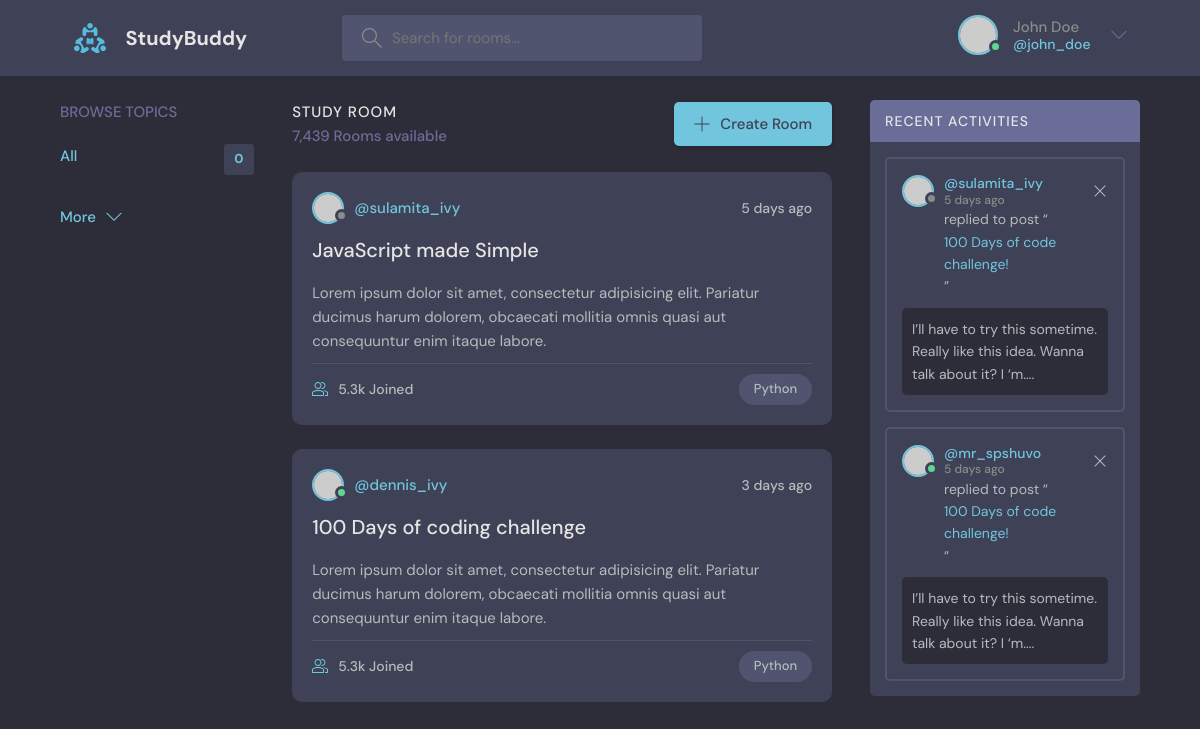
The app's page /, older data.
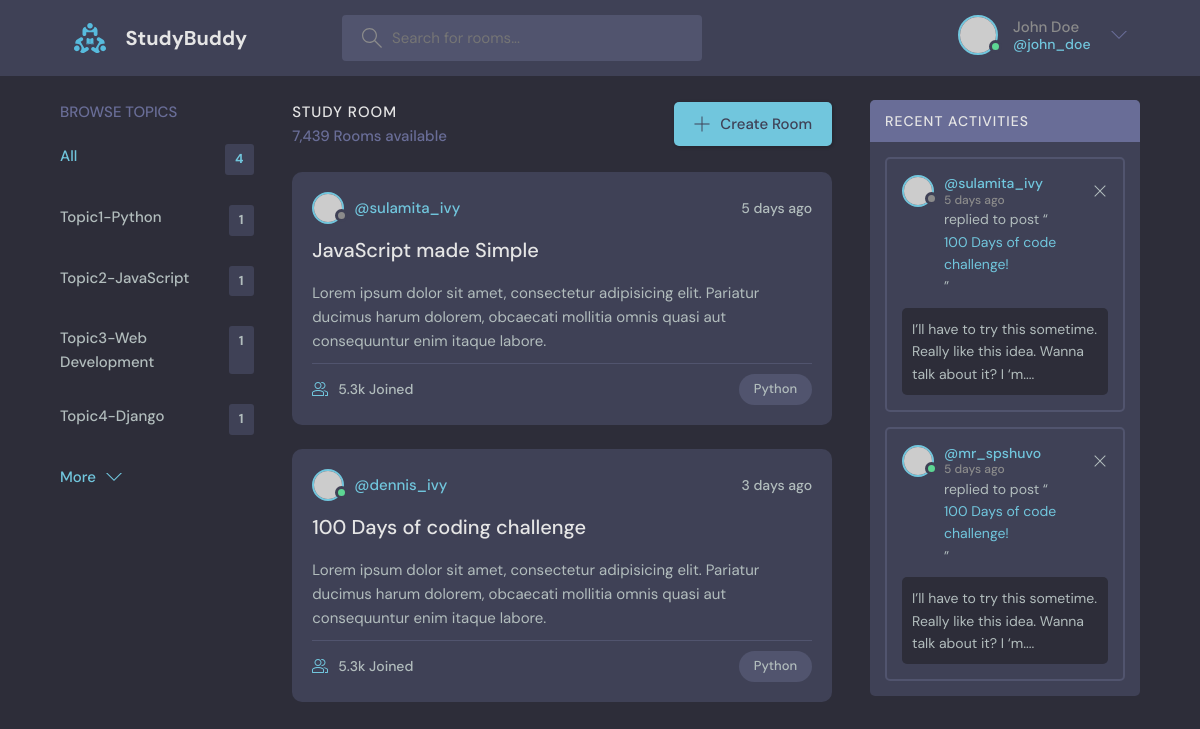
The same page, newer data.
### base/models.py (models this page shows, shortened)
class Topic(models.Model):
    name=models.CharField(max_length=200)

### base/views.py (the view)
# urls.py: path('',views.home,name='home')
def home(request):
    topics=Topic.objects.all()
    context={'topics':topics}
    return render(request,'base/home.html',context)

### base/templates/base/home.html (shortened to what this page needs)
 {% extends 'main.html' %}
 {% block content %}
    <main class="layout layout--3">
      <div class="container">
        <div class="topics">
          <div class="topics__header">
            <h2>Browse Topics</h2>
          </div>
          <ul class="topics__list">
            <li>
              <a href="/" class="active">All <span>{{topics.count}}</span></a>
            </li>
            {% for topic in topics %}
            <li>
              <a href="/">{{topic.name}} <span>{{topic.room_set.all.count}}</span></a>
            </li>
            {% endfor %}
          </ul>
          <a class="btn btn--link" href="topics.html">
            More
            <svg version="1.1" xmlns="http://www.w3.org/2000/svg" width="32" height="32" viewBox="0 0 32 32">
              <title>chevron-down</title>
              <path d="M16 21l-13-13h-3l16 16 16-16h-3l-13 13z"></path>
            </svg>
          </a>
        </div>
        <div class="roomList">
          <div class="roomList__header">
            <div>
              <h2>Study Room</h2>
              <p>7,439 Rooms available</p>
            </div>
            <a class="btn btn--main" href="create-room.html">
              <svg version="1.1" xmlns="http://www.w3.org/2000/svg" width="32" height="32" viewBox="0 0 32 32">
                <title>add</title>
                <path
                  d="M16.943 0.943h-1.885v14.115h-14.115v1.885h14.115v14.115h1.885v-14.115h14.115v-1.885h-14.115v-14.115z"
                ></path>
              </svg>
              Create Room
            </a>
          </div>
          <div class="roomListRoom">
            <div class="roomListRoom__header">
              <a href="profile.html" class="roomListRoom__author">
                <div class="avatar avatar--small">
                  <img src="https://randomuser.me/api/portraits/women/11.jpg" />
                </div>
                <span>@sulamita_ivy</span>
              </a>
              <div class="roomListRoom__actions">
                <span>5 days ago</span>
              </div>
            </div>
            <div class="roomListRoom__content">
              <a href="room.html">JavaScript made Simple</a>
              <p>
                Lorem ipsum dolor sit amet, consectetur adipisicing elit. Pariatur ducimus harum dolorem, obcaecati
                mollitia omnis quasi aut consequuntur enim itaque labore.
              </p>
            </div>
            <div class="roomListRoom__meta">
              <a href="room.html" class="roomListRoom__joined">
                5.3k Joined
              </a>
              <p class="roomListRoom__topic">Python</p>
            </div>
          </div>
          <div class="roomListRoom">
            <div class="roomListRoom__header">
              <a href="profile.html" class="roomListRoom__author">
                <div class="avatar avatar--small active">
                  <img src="https://randomuser.me/api/portraits/men/11.jpg" />
                </div>
                <span>@dennis_ivy</span>
              </a>
              <div class="roomListRoom__actions">
                <span>3 days ago</span>
              </div>
            </div>
            <div class="roomListRoom__content">
              <a href="room.html">100 Days of coding challenge</a>
              <p>
                Lorem ipsum dolor sit amet, consectetur adipisicing elit. Pariatur ducimus harum dolorem, obcaecati
                mollitia omnis quasi aut consequuntur enim itaque labore.
              </p>
            </div>
            <div class="roomListRoom__meta">
              <a class="roomListRoom__joined">
                5.3k Joined
              </a>
              <p class="roomListRoom__topic">Python</p>
            </div>
          </div>
        </div>
        <div class="activities">
          <div class="activities__header">
            <h2>Recent Activities</h2>
          </div>
          <div class="activities__box">
            <div class="activities__boxHeader roomListRoom__header">
              <a href="profile.html" class="roomListRoom__author">
                <div class="avatar avatar--small">
                  <img src="https://randomuser.me/api/portraits/women/11.jpg" />
                </div>
                <p>
                  @sulamita_ivy
                  <span>5 days ago</span>
                </p>
              </a>
              <div class="roomListRoom__actions">
                <a href="#">
                  <svg version="1.1" xmlns="http://www.w3.org/2000/svg" width="32" height="32" viewBox="0 0 32 32">
                    <title>remove</title>
                    <path
                      d="M27.314 6.019l-1.333-1.333-9.98 9.981-9.981-9.981-1.333 1.333 9.981 9.981-9.981 9.98 1.333 1.333 9.981-9.98 9.98 9.98 1.333-1.333-9.98-9.98 9.98-9.981z"
                    ></path>
                  </svg>
                </a>
              </div>
            </div>
            <div class="activities__boxContent">
              <p>replied to post “<a href="room.html">100 Days of code challenge!</a>”</p>
              <div class="activities__boxRoomContent">
                I’ll have to try this sometime. Really like this idea. Wanna talk about it? I ‘m....
              </div>
            </div>
          </div>
          <div class="activities__box">
            <div class="activities__boxHeader roomListRoom__header">
              <a href="profile.html" class="roomListRoom__author">
                <div class="avatar avatar--small active">
                  <img src="https://randomuser.me/api/portraits/men/13.jpg" />
                </div>
                <p>
                  @mr_spshuvo
                  <span>5 days ago</span>
                </p>
              </a>
              <div class="roomListRoom__actions">
                <a href="#">
                  <svg version="1.1" xmlns="http://www.w3.org/2000/svg" width="32" height="32" viewBox="0 0 32 32">
                    <title>remove</title>
                    <path
                      d="M27.314 6.019l-1.333-1.333-9.98 9.981-9.981-9.981-1.333 1.333 9.981 9.981-9.981 9.98 1.333 1.333 9.981-9.98 9.98 9.98 1.333-1.333-9.98-9.98 9.98-9.981z"
                    ></path>
                  </svg>
                </a>
              </div>
            </div>
            <div class="activities__boxContent">
              <p>replied to post “<a href="room.html">100 Days of code challenge!</a>”</p>
              <div class="activities__boxRoomContent">
                I’ll have to try this sometime. Really like this idea. Wanna talk about it? I ‘m....
              </div>
            </div>
          </div>
        </div>
      </div>
    </main>
 {% endblock content %}

### base/templates/main.html (shortened to what this page needs)
{% load static %}
{% include 'navbar.html' %}
<!DOCTYPE html>
<html lang="en">
  <head>
    <link rel="stylesheet" href="{% static 'styles/style.css' %}" />
  </head>
  <body>
  </body>
  {% block content %}
  {% endblock content %}
</html>

### base/templates/navbar.html (shortened to what this page needs)
{% load static %}
<header class="header header--loggedIn">
    <div class="container">
      <a href="/" class="header__logo">
        <img src="{% static 'images/logo.svg' %}" />
        <h1>StudyBuddy</h1>
      </a>
      <form class="header__search">
        <label>
          <input placeholder="Search for rooms..." />
        </label>
      </form>
      <nav class="header__menu">
        <div class="header__user">
          <a href="profile.html">
            <div class="avatar avatar--medium active">
              <img src="https://randomuser.me/api/portraits/men/37.jpg" />
            </div>
            <p>John Doe <span>@john_doe</span></p>
          </a>
          <button class="dropdown-button">
            <svg version="1.1" xmlns="http://www.w3.org/2000/svg" width="32" height="32" viewBox="0 0 32 32">
              <title>chevron-down</title>
              <path d="M16 21l-13-13h-3l16 16 16-16h-3l-13 13z"></path>
            </svg>
          </button>
        </div>
      </nav>
    </div>
  </header>

Row changes from the older to the newer data that the page shows:
added Topic: name "Topic1-Python", room_set.all.count "1"
added Topic: name "Topic2-JavaScript", room_set.all.count "1"
added Topic: name "Topic3-Web Development", room_set.all.count "1"
added Topic: name "Topic4-Django", room_set.all.count "1"
Text that changed along with them:
{{ topics.count }}: "0" → "4"
